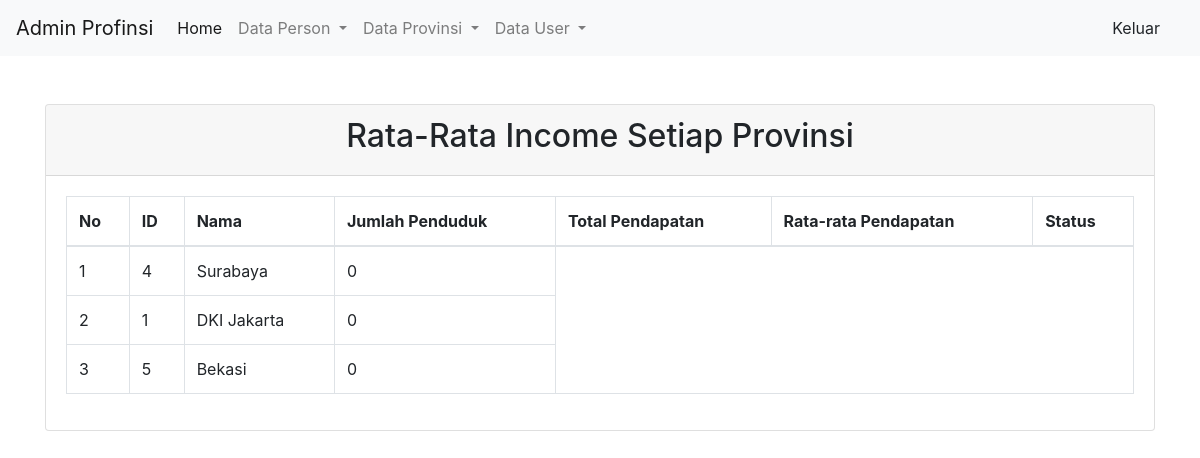
Page /admin/dashboard.php (signed in) on the committed database.
### tables this page shows
CREATE TABLE `m_person` (
  `id` int(11) NOT NULL,
  `name_person` varchar(50) NOT NULL,
  `region_id` varchar(50) NOT NULL,
  `address` varchar(100) NOT NULL,
  `income` int(12) NOT NULL,
  `created_at` timestamp NOT NULL DEFAULT CURRENT_TIMESTAMP ON UPDATE CURRENT_TIMESTAMP,
  `jlh` int(11) NOT NULL
);

CREATE TABLE `m_regions` (
  `id` int(11) NOT NULL,
  `name` varchar(50) NOT NULL,
  `created_at` timestamp NOT NULL DEFAULT CURRENT_TIMESTAMP ON UPDATE CURRENT_TIMESTAMP
);

### admin/content/home.php (the view)
<?php
include '../koneksi/koneksi.php';
$query 	= mysqli_query($koneksi, "SELECT region_id, name,id,jlh, SUM(IF( region_id = m_regions.name ,jlh , 0)) AS jml_2016 FROM m_person LEFT JOIN m_regions USING(id) GROUP BY region_id");
?>
<div class="card">
	<div class="card-header">
		<h2>Rata-Rata Income Setiap Provinsi</h2>
	</div>
	<div class="card-body">
		<table class="table table-bordered">
			<thead>
				<tr>
					<th>No</th>
					<th>ID</th>
					<th>Nama </th>
					<th>Jumlah Penduduk</th>
					<th>Total Pendapatan</th>
					<th>Rata-rata Pendapatan</th>
					<th>Status</th>
				</tr>
			</thead>
			<tbody>
				<tr>
						<?php $no=1;   while($row = mysqli_fetch_assoc($query)){ ?>
					<tr>
						<td><?php echo $no++ ?></td>
						<td><?php echo $row['id'] ?></td>
						<td><?php echo $row['name'] ?></td>
						<td><?php echo $row['jml_2016'] ?></td>
					</tr>
				<?php } ?>
				</tr>
			</tbody>
		</table>
	</div>
</div>

### assets/css/style.css (style rules this page uses)
.card .card-header h2 { text-align: center; }

### rows in the picture
m_person: id "4", region.name "Surabaya", jml_2016 "0"
m_person: id "1", region.name "DKI Jakarta", jml_2016 "0"
m_person: id "5", region.name "Bekasi", jml_2016 "0"
